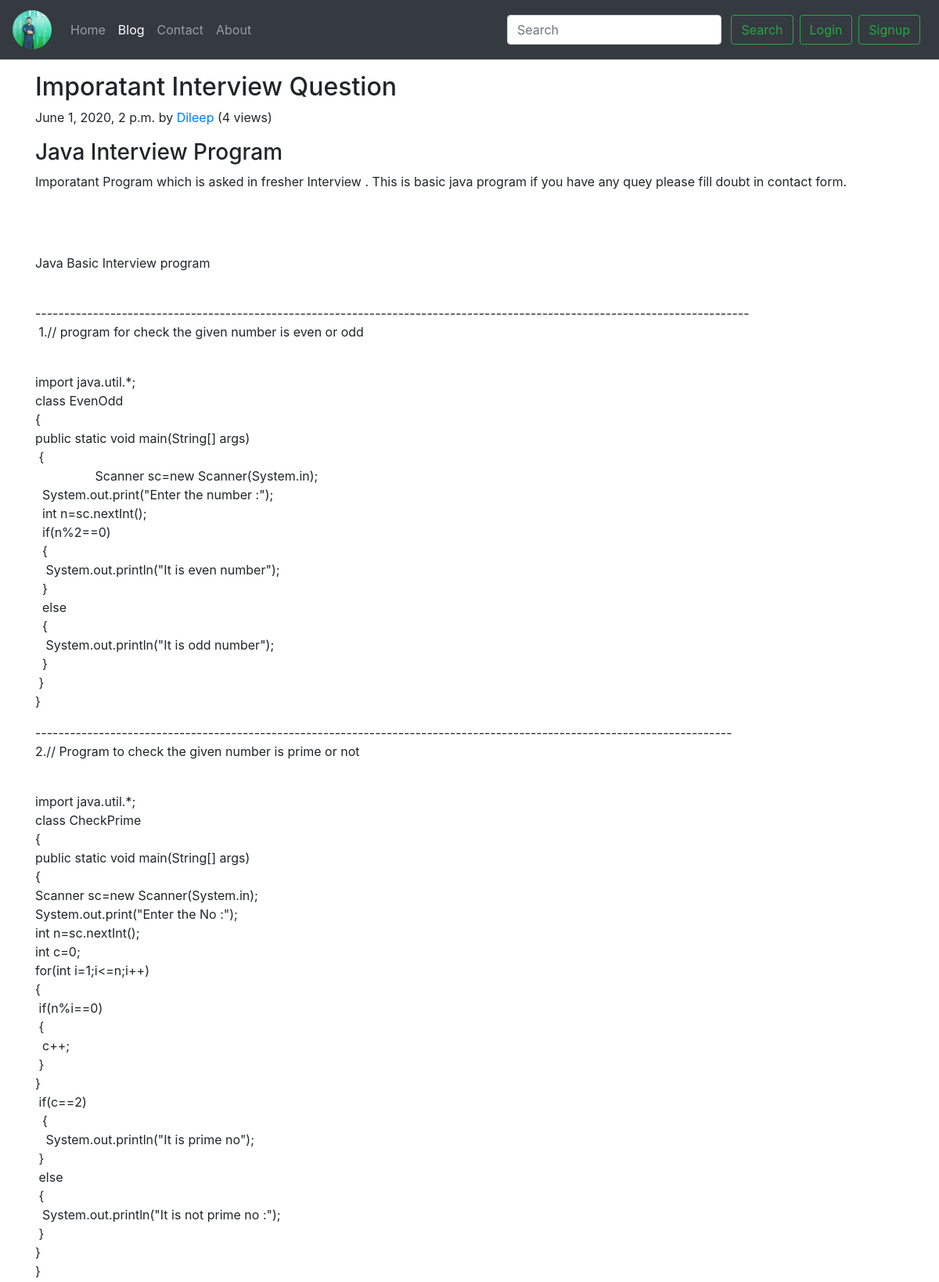
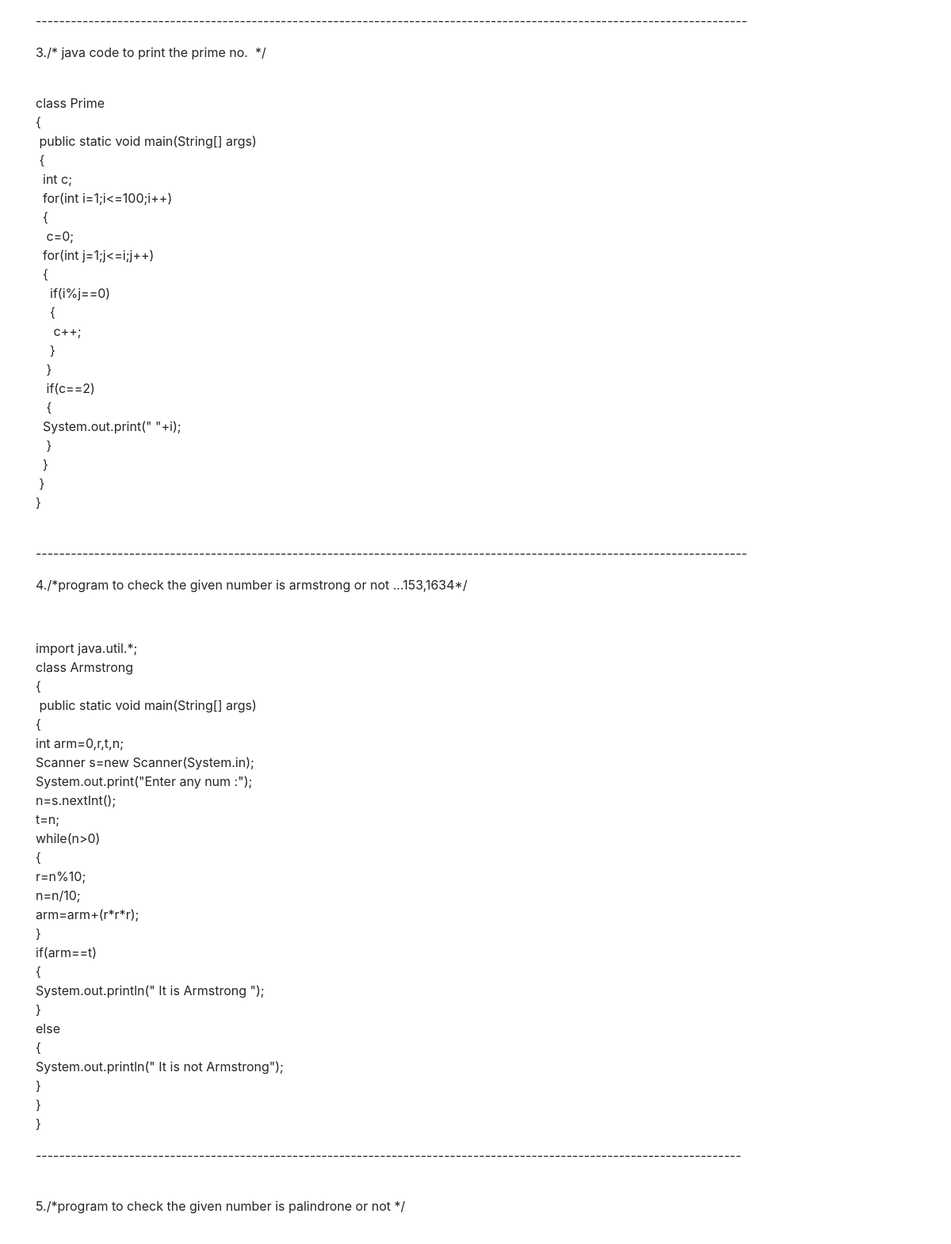
The page /blog/Interview-Progarm (upper part) on the database its author committed (2 pictures, top to bottom).
### blog/models.py (models this page shows, shortened)
class Post(models.Model):
    sno = models.AutoField(primary_key=True)
    title = models.CharField(max_length=100)
    content = models.TextField()
    author = models.CharField(max_length=100)
    slug = models.CharField(max_length=130)
    views = models.IntegerField(default=0)
    timeStamp = models.DateTimeField(blank=True)

### blog/views.py (the view)
# urls.py: path('<str:slug>', views.blogPost, name='blogPost'),
def blogPost(request,slug):
    post = Post.objects.filter(slug=slug).first()
    post.views = post.views + 1
    post.save()
    comments = BlogComment.objects.filter(post=post,parents=None)
    replies = BlogComment.objects.filter(post=post).exclude(parents=None)
    replyDict = {}
    for reply in replies:
        if reply.parents.sno not in replyDict.keys():
            replyDict[reply.parents.sno] = [reply]
        else:
            replyDict[reply.parents.sno].append(reply)
    context = {'post':post,'comments':comments,'user':request.user,'replyDict':replyDict}
    return render(request,'blog/blogPost.html',context)

### templates/blog/blogPost.html (shortened to what this page needs)
{% extends 'base.html' %}
{% block blogactive %} active {% endblock blogactive %}
{% block body %}
{% load humanize %}
{% load extras %}
<div class="container my-3">
    <h2 class="blog-post-title">{{post.title}}</h2>
    <p class="blog-post-meta">{{post.timeStamp}} by <a href="/about">{{post.author}}</a> (<span>{{post.views}} views</span>)
</p>
    <p>{{post.content|safe}}</p>
</div>
{% endblock body %}

### rows shown on the page
Post: title "Imporatant Interview Question", timeStamp "June 1, 2020, 2 p.m.", author "Dileep", views "4", content "Java Interview Program Imporatant Program which is asked in fresher Interview . This is basic java program if you have any quey please fill doubt in contact form. Java Basic Interview program ---------------------------------------------------------------------------------------------------------------------------- 1.// program for check the given number is even or odd import java.util.*; class EvenOdd { public static void main(String[] args) { Scanner sc=new Scanner(System.in); System.out.print(\"Enter the number :\"); int n=sc.nextInt(); if(n%2==0) { System.out.println(\"It is even number\"); } else { System.out.println(\"It is odd number\"); } } }…"
